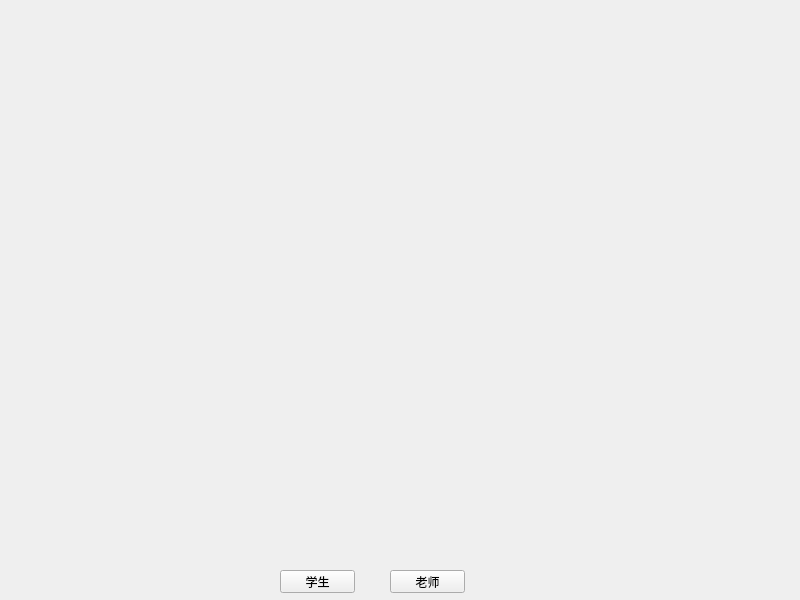
<?xml version="1.0" encoding="UTF-8"?>
<ui version="4.0">
 <class>MainWindow</class>
 <widget class="QMainWindow" name="MainWindow">
  <property name="geometry">
   <rect>
    <x>0</x>
    <y>0</y>
    <width>800</width>
    <height>600</height>
   </rect>
  </property>
  <property name="windowTitle">
   <string>MainWindow</string>
  </property>
  <widget class="QWidget" name="centralWidget">
   <widget class="QStackedWidget" name="stackedWidget">
    <property name="geometry">
     <rect>
      <x>0</x>
      <y>0</y>
      <width>800</width>
      <height>550</height>
     </rect>
    </property>
    <widget class="QWidget" name="page"/>
    <widget class="QWidget" name="page_2"/>
   </widget>
   <widget class="QPushButton" name="btn_teacher">
    <property name="geometry">
     <rect>
      <x>390</x>
      <y>570</y>
      <width>75</width>
      <height>23</height>
     </rect>
    </property>
    <property name="text">
     <string>老师</string>
    </property>
   </widget>
   <widget class="QPushButton" name="btn_stutent">
    <property name="geometry">
     <rect>
      <x>280</x>
      <y>570</y>
      <width>75</width>
      <height>23</height>
     </rect>
    </property>
    <property name="text">
     <string>学生</string>
    </property>
   </widget>
  </widget>
 </widget>
 <layoutdefault spacing="6" margin="11"/>
 <resources/>
 <connections/>
</ui>
